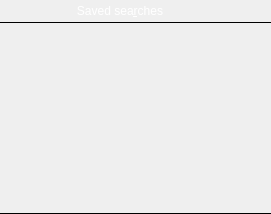
       <widget class="QWidget" name="savedSearchesWidget" native="true">
        <property name="styleSheet">
         <string notr="true">QWidget#savedSearchesWidget {
border: none;
}</string>
        </property>
        <layout class="QVBoxLayout" name="savedSearchesVerticalLayout">
         <property name="spacing">
          <number>0</number>
         </property>
         <property name="leftMargin">
          <number>0</number>
         </property>
         <property name="topMargin">
          <number>0</number>
         </property>
         <property name="rightMargin">
          <number>0</number>
         </property>
         <property name="bottomMargin">
          <number>0</number>
         </property>
         <item>
          <widget class="PanelWidget" name="savedSearchesSidePanel">
           <property name="minimumSize">
            <size>
             <width>0</width>
             <height>22</height>
            </size>
           </property>
           <property name="maximumSize">
            <size>
             <width>16777215</width>
             <height>22</height>
            </size>
           </property>
           <property name="styleSheet">
            <string notr="true">QWidget {
border: none;
background-color: qlineargradient(x1: 0, y1: 0, x2: 0, y2: 1,
stop: 0 #a6a6a6, stop: 0.08 #7f7f7f,
stop: 0.39999 #717171, stop: 0.4 #626262,
stop: 0.9 #4c4c4c, stop: 1 #333333);
color: rgb(255, 255, 255);
}

QPushButton {
border: none;
padding: 0px;
}

QPushButton:focus {
outline: none;
}

QPushButton:hover:!pressed {
background-color: qlineargradient(x1: 0, y1: 0, x2: 0, y2: 1,
stop: 0 #bcbcbc, stop: 0.08 #9f9f9f,
stop: 0.39999 #949494, stop: 0.4 #898989,
stop: 0.9 #787878, stop: 1 #666666);
}

QPushButton:pressed {
background-color: qlineargradient(x1: 0, y1: 0, x2: 0, y2: 1,
stop: 0 #535353, stop: 0.08 #3f3f3f,
stop: 0.39999 #393939, stop: 0.4 #313131,
stop: 0.9 #262626, stop: 1 #1a1a1a);
}

QPushButton#savedSearchPanelIconPseudoPushButton:hover {
background-color: qlineargradient(x1: 0, y1: 0, x2: 0, y2: 1,
stop: 0 #a6a6a6, stop: 0.08 #7f7f7f,
stop: 0.39999 #717171, stop: 0.4 #626262,
stop: 0.9 #4c4c4c, stop: 1 #333333);
}

QPushButton#savedSearchPanelIconPseudoPushButton:pressed {
background-color: qlineargradient(x1: 0, y1: 0, x2: 0, y2: 1,
stop: 0 #a6a6a6, stop: 0.08 #7f7f7f,
stop: 0.39999 #717171, stop: 0.4 #626262,
stop: 0.9 #4c4c4c, stop: 1 #333333);
}

QLabel {
border: none;
}</string>
           </property>
           <property name="lineWidth">
            <number>0</number>
           </property>
           <layout class="QHBoxLayout" name="savedSearchesButtonsHorizontalLayout">
            <property name="spacing">
             <number>0</number>
            </property>
            <property name="leftMargin">
             <number>0</number>
            </property>
            <property name="topMargin">
             <number>0</number>
            </property>
            <property name="rightMargin">
             <number>1</number>
            </property>
            <property name="bottomMargin">
             <number>0</number>
            </property>
            <item>
             <widget class="QLabel" name="savedSearchesLeftPaddingLabel">
              <property name="minimumSize">
               <size>
                <width>10</width>
                <height>20</height>
               </size>
              </property>
              <property name="maximumSize">
               <size>
                <width>10</width>
                <height>20</height>
               </size>
              </property>
             </widget>
            </item>
            <item>
             <widget class="QPushButton" name="savedSearchPanelIconPseudoPushButton">
              <property name="sizePolicy">
               <sizepolicy hsizetype="Preferred" vsizetype="Preferred">
                <horstretch>0</horstretch>
                <verstretch>0</verstretch>
               </sizepolicy>
              </property>
              <property name="minimumSize">
               <size>
                <width>20</width>
                <height>20</height>
               </size>
              </property>
              <property name="maximumSize">
               <size>
                <width>20</width>
                <height>20</height>
               </size>
              </property>
              <property name="icon">
               <iconset theme="edit-find">
                <normaloff>.</normaloff>.</iconset>
              </property>
              <property name="flat">
               <bool>true</bool>
              </property>
             </widget>
            </item>
            <item>
             <widget class="QLabel" name="savedSearchesLabel">
              <property name="sizePolicy">
               <sizepolicy hsizetype="Preferred" vsizetype="Fixed">
                <horstretch>0</horstretch>
                <verstretch>0</verstretch>
               </sizepolicy>
              </property>
              <property name="minimumSize">
               <size>
                <width>180</width>
                <height>20</height>
               </size>
              </property>
              <property name="text">
               <string>Saved sea&amp;rches</string>
              </property>
              <property name="alignment">
               <set>Qt::AlignCenter</set>
              </property>
              <property name="buddy">
               <cstring>savedSearchesTableView</cstring>
              </property>
             </widget>
            </item>
            <item>
             <widget class="QPushButton" name="addSavedSearchButton">
              <property name="sizePolicy">
               <sizepolicy hsizetype="Fixed" vsizetype="Fixed">
                <horstretch>0</horstretch>
                <verstretch>0</verstretch>
               </sizepolicy>
              </property>
              <property name="minimumSize">
               <size>
                <width>20</width>
                <height>20</height>
               </size>
              </property>
              <property name="maximumSize">
               <size>
                <width>20</width>
                <height>20</height>
               </size>
              </property>
              <property name="icon">
               <iconset theme="document-new">
                <normaloff>.</normaloff>.</iconset>
              </property>
              <property name="iconSize">
               <size>
                <width>16</width>
                <height>16</height>
               </size>
              </property>
              <property name="flat">
               <bool>true</bool>
              </property>
             </widget>
            </item>
            <item>
             <widget class="QPushButton" name="removeSavedSearchButton">
              <property name="sizePolicy">
               <sizepolicy hsizetype="Fixed" vsizetype="Fixed">
                <horstretch>0</horstretch>
                <verstretch>0</verstretch>
               </sizepolicy>
              </property>
              <property name="minimumSize">
               <size>
                <width>20</width>
                <height>20</height>
               </size>
              </property>
              <property name="maximumSize">
               <size>
                <width>20</width>
                <height>20</height>
               </size>
              </property>
              <property name="icon">
               <iconset theme="edit-delete">
                <normaloff>.</normaloff>.</iconset>
              </property>
              <property name="iconSize">
               <size>
                <width>16</width>
                <height>16</height>
               </size>
              </property>
              <property name="flat">
               <bool>true</bool>
              </property>
             </widget>
            </item>
            <item>
             <widget class="QPushButton" name="savedSearchInfoButton">
              <property name="minimumSize">
               <size>
                <width>20</width>
                <height>20</height>
               </size>
              </property>
              <property name="maximumSize">
               <size>
                <width>20</width>
                <height>20</height>
               </size>
              </property>
              <property name="icon">
               <iconset theme="dialog-information">
                <normaloff>.</normaloff>.</iconset>
              </property>
              <property name="iconSize">
               <size>
                <width>16</width>
                <height>16</height>
               </size>
              </property>
              <property name="flat">
               <bool>true</bool>
              </property>
             </widget>
            </item>
           </layout>
          </widget>
         </item>
         <item>
          <widget class="SavedSearchItemView" name="savedSearchesTableView">
           <property name="minimumSize">
            <size>
             <width>0</width>
             <height>30</height>
            </size>
           </property>
           <property name="styleSheet">
            <string notr="true">#savedSearchesTableView {
border: none;
border-top: 1px solid black;
border-bottom: 1px solid black;
background-color: transparent;
}</string>
           </property>
           <property name="horizontalScrollBarPolicy">
            <enum>Qt::ScrollBarAlwaysOff</enum>
           </property>
          </widget>
         </item>
        </layout>
       </widget>
